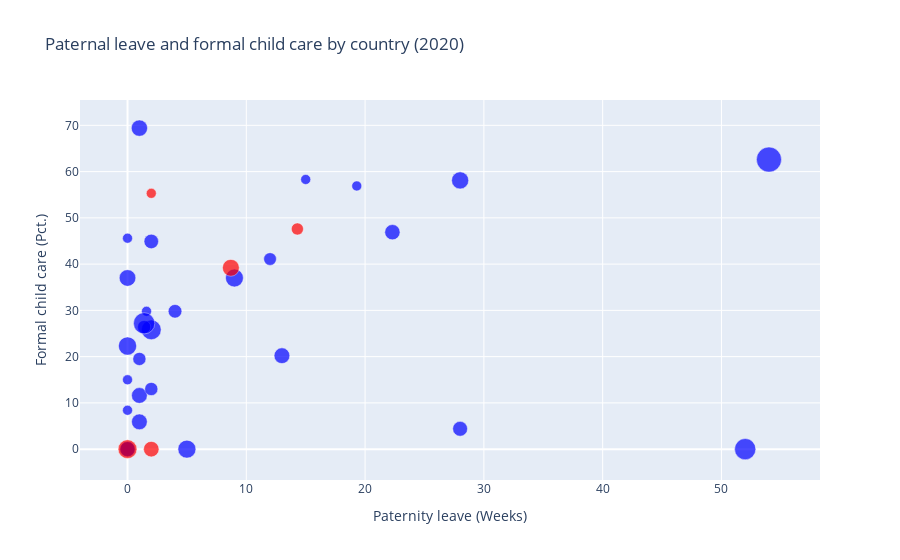

Notebook code cell kept with this figure:
### Code cell
# 4) Making the bubble plot

highlighted_countries = ['Denmark', 'Sweden', 'Germany','United Kingdom','United States']

# Create a color map for the markers
marker_colors = df_merged['Country'].apply(lambda country: 'red' if country in highlighted_countries else 'blue')

fig = go.Figure()

fig.add_trace(go.Scatter(
    x=df_merged['Father_leave'],
    y=df_merged['Formal_child_care'],
    mode='markers',
    marker=dict(
        size=df_merged['Gender_gap'],
        sizemode='area',
        sizeref=0.1,
        sizemin=5,
        color=marker_colors,  # Set the marker color based on the color map
        opacity=0.7,  # Set the opacity to make the markers semi-transparent
        line=dict(width=0.5, color='white'),  # Add a white border around the markers
    ),
    text=df_merged['Country'],
))

# Set the plot layout
fig.update_layout(
    title='Paternal leave and formal child care by country (2020)',
    xaxis_title='Paternity leave (Weeks)',
    yaxis_title='Formal child care (Pct.)',
)

# Displaying the plot in an interactive window
fig.show()

### Figure 1 — Plotly figure (JSON) as saved in the notebook; plotly's stock layout.template omitted (floating-point values rounded to 4 significant figures)
{"data": [{"marker": {"color": ["blue", "blue", "blue", "blue", "blue", "blue", "blue", "blue", "blue", "blue", "red", "blue", "blue", "blue", "blue", "blue", "red", "blue", "blue", "blue", "blue", "blue", "blue", "blue", "blue", "blue", "blue", "blue", "blue", "blue", "blue", "blue", "red", "blue", "red", "red"], "line": {"color": "white", "width": 0.5}, "opacity": 0.7, "size": [10.5, 12.4, 1.2, 2.6, 16.1, 8.6, 2.7, 3, 16.6, 12.4, 5, 19.6, 11.8, 10.5, 16, 14.6, 14.2, 12.4, 8.7, 22.5, 31.5, 22.7, 9.3, 13.3, 4.6, 4.8, 11.9, 8.7, 11.7, 3.3, 11, 8.1, 7.4, 13.8, 12, 17.7], "sizemin": 5, "sizemode": "area", "sizeref": 0.1}, "mode": "markers", "text": ["Australia", "Austria", "Belgium", "Bulgaria", "Canada", "Chile", "Colombia", "Costa Rica", "Cyprus", "Czech Republic", "Denmark", "Estonia", "Euro area", "European Union 27", "Finland", "France", "Germany", "Hungary", "Italy", "Japan", "Korea", "Latvia", "Lithuania", "Netherlands", "New Zealand", "Norway", "OECD countries", "Poland", "Portugal", "Romania", "Slovak Republic", "Spain", "Sweden", "Switzerland", "United Kingdom", "United States"], "type": "scatter", "x": [2, 13, 19.3, 0, 5, 1, 1.6, 0, 0, 1, 2, 2, 0, 0, 9, 28, 8.7, 1, 1.4, 52, 54, 1.4, 4, 1, 0, 15, 0, 2, 22.3, 0, 28, 12, 14.3, 0, 2, 0], "y": [44.9, 20.2, 56.9, 15, 0, 19.5, 29.8, 0, 22.3, 5.9, 55.3, 25.8, 0, 0, 37, 58.1, 39.2, 11.6, 26.4, 0, 62.6, 27.2, 29.8, 69.4, 45.6, 58.3, 0, 13, 46.9, 8.4, 4.4, 41.1, 47.6, 37, 0, 0]}], "layout": {"title": {"text": "Paternal leave and formal child care by country (2020)"}, "xaxis": {"title": {"text": "Paternity leave (Weeks)"}}, "yaxis": {"title": {"text": "Formal child care (Pct.)"}}}}
